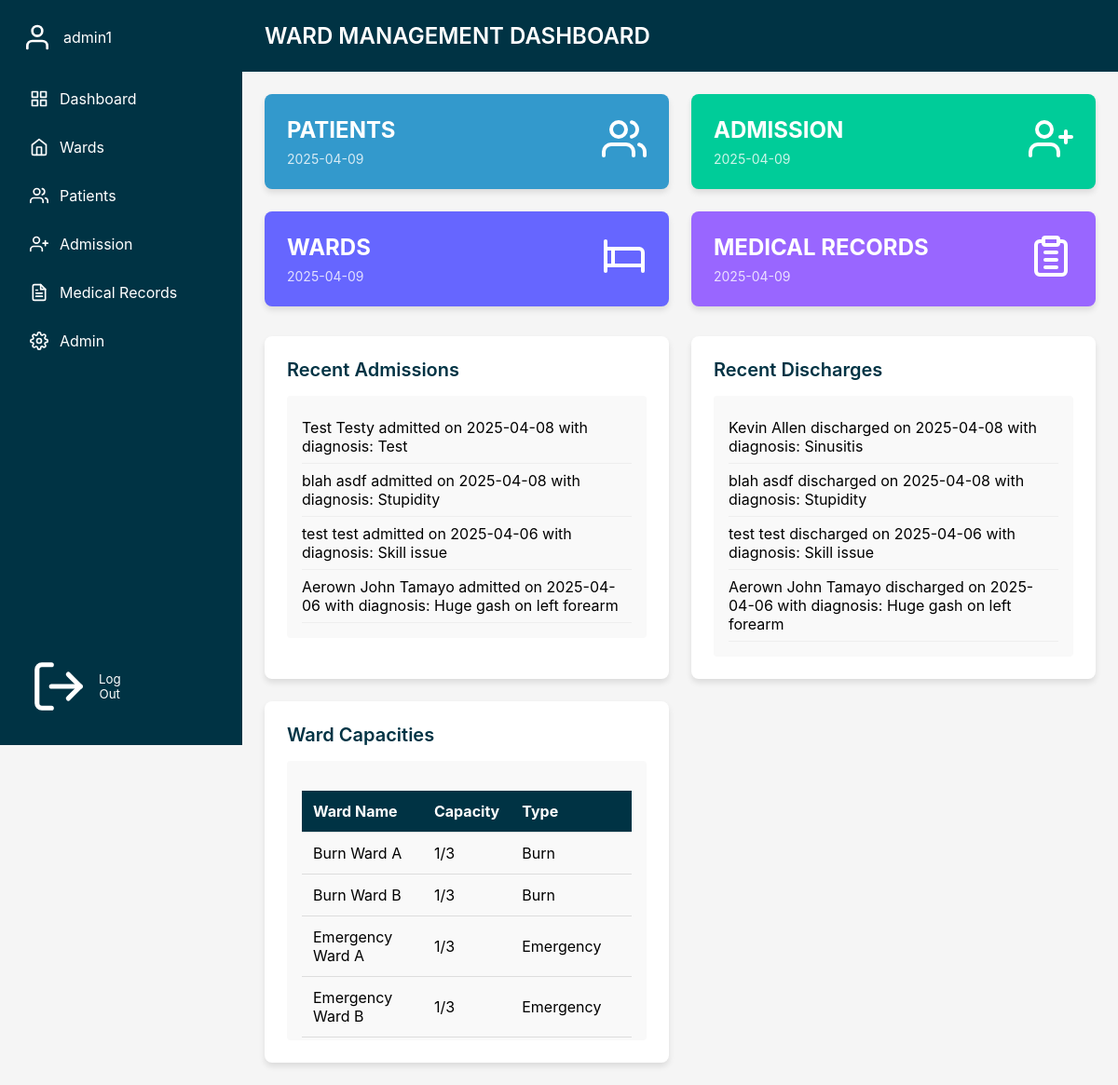
The app's page /dashboard (signed in) with its own data.
### models.py (models this page shows, shortened)
class User(db.Model, UserMixin):
    __tablename__ = "users"
    id = db.Column(db.Integer, primary_key=True, autoincrement=True)
    username = db.Column(db.Text, nullable=False, unique=True)
    password = db.Column(db.Text, nullable=False)
    role_id = db.Column(db.Integer, db.ForeignKey("roles.id"))

class Admission(db.Model):
    __tablename__ = "Admissions"
    AdmissionID = db.Column(db.Integer, primary_key=True, autoincrement=True)
    PatientID = db.Column(
        db.Integer, db.ForeignKey("Patients.PatientID"), nullable=False
    )
    BedID = db.Column(db.Integer, db.ForeignKey("Beds.BedID"), nullable=False)
    DoctorID = db.Column(
        db.Integer, db.ForeignKey("users.id")
    )  # Changed from doctor_id to DoctorID
    AdmissionDate = db.Column(db.Date, nullable=False)
    DischargeDate = db.Column(db.Date)
    Diagnosis = db.Column(db.Text)
    patient = db.relationship("Patient", backref="admissions")
    bed = db.relationship("Bed", backref="admissions")
    doctor = db.relationship(
        "User", backref="doctor_admissions", foreign_keys=[DoctorID]
    )  # Update foreign key reference

class Patient(db.Model):
    __tablename__ = "Patients"
    PatientID = db.Column(db.Integer, primary_key=True, autoincrement=True)
    FirstName = db.Column(db.Text, nullable=False)
    LastName = db.Column(db.Text, nullable=False)
    DateOfBirth = db.Column(db.Date, nullable=False)
    Gender = db.Column(db.Text)
    ContactNumber = db.Column(db.Integer)
    EmergencyContact = db.Column(db.Integer)
    Address = db.Column(db.Text)

class Ward(db.Model):
    __tablename__ = "Wards"
    WardID = db.Column(db.Integer, primary_key=True, autoincrement=True)
    WardName = db.Column(db.Text, nullable=False)
    WardCapacity = db.Column(db.Integer)
    WardType = db.Column(db.Text)

### main.py (the view)
@main_bp.route("/dashboard")
@login_required
def dashboard():
    try:
        seven_days_ago_dt = datetime.utcnow() - timedelta(days=7)
        recent_admissions = (
            Admission.query.options(joinedload(Admission.patient))
            .filter(Admission.AdmissionDate >= seven_days_ago_dt)
            .order_by(Admission.AdmissionDate.desc())
            .all()
        )
        recent_discharges = (
            Admission.query.options(joinedload(Admission.patient))
            .filter(
                Admission.DischargeDate.isnot(None),
                Admission.DischargeDate >= seven_days_ago_dt,
            )
            .order_by(Admission.DischargeDate.desc())
            .all()
        )
        wards = Ward.query.order_by(Ward.WardName.asc()).all()
        for ward in wards:
            total_beds = len(ward.beds)
            occupied_beds = sum(1 for bed in ward.beds if bed.BedStatus == "Occupied")
            ward.capacity_display = f"{occupied_beds}/{total_beds}"
        return render_template(
            "dashboard.html",
            user=current_user,
            recent_admissions=recent_admissions,
            recent_discharges=recent_discharges,
            wards=wards,
            current_date=datetime.now().strftime("%Y-%m-%d"),
        )
    except Exception as e:
        print(f"Error loading dashboard data: {e}")
        return (
            render_template(
                "error.html", error_message="Could not load dashboard data."
            ),
            500,
        )

### app.py (called while the page is built)
@login_manager.user_loader
def load_user(user_id):
    from models import User
    return User.query.filter_by(id=int(user_id)).first()

### main.py (called while the page is built)
@main_bp.context_processor
def inject_permissions():
    return dict(check_permission=check_permission)

### templates/dashboard.html (shortened to what this page needs)
<!DOCTYPE html>
<html lang="en">
<head>
</head>
<body>
    <div class="sidebar" id="sidebar">
        <div class="user-info">
            <img
                alt="User">
            <span>{{ user.username }}</span>
        </div>
        <nav class="nav-links">
            <a href="{{ url_for('main.dashboard') }}"
                class="nav-link {% if request.endpoint == 'main.dashboard' %}active{% endif %}">
                <img
                    alt="Dashboard">
                <span>Dashboard</span>
            </a>
            <a href="{{ url_for('main.wards') }}"
                class="nav-link {% if request.endpoint == 'main.wards' %}active{% endif %}">
                <img
                    alt="Wards">
                <span>Wards</span>
            </a>
            <a href="{{ url_for('main.patients') }}"
                class="nav-link {% if request.endpoint == 'main.patients' %}active{% endif %}">
                <img
                    alt="Patients">
                <span>Patients</span>
            </a>
            <a href="{{ url_for('main.admission') }}"
                class="nav-link {% if request.endpoint == 'main.admission' %}active{% endif %}">
                <img
                    alt="Admission">
                <span>Admission</span>
            </a>
            <a href="{{ url_for('main.medical_records') }}"
                class="nav-link {% if request.endpoint == 'main.medical_records' %}active{% endif %}">
                <img
                    alt="Medical Records">
                <span>Medical Records</span>
            </a>
            {% if user.role_id == 1 %}
            <a href="{{ url_for('main.admin_page') }}"
                class="nav-link {% if request.endpoint == 'main.admin_page' %}active{% endif %}">
                <img
                    alt="Admin">
                <span>Admin</span>
            </a>
            {% endif %}
        </nav>
        <form action="{{ url_for('auth.logout') }}" method="POST" style="display: inline;">
            <button type="submit" class="logout">
                <img
                    alt="Logout">
                <span>Log Out</span>
            </button>
        </form>
    </div>
    <div class="main-content" id="main-content">
        <header class="header">
            <h1>WARD MANAGEMENT DASHBOARD</h1>
        </header>
        <div class="dashboard-content">
            <div class="stats-grid">
                <div class="stat-card patients" onclick="location.href='{{ url_for('main.patients') }}'">
                    <div class="stat-card-content">
                        <div>
                            <h2>PATIENTS</h2>
                            <p>{{ current_date }}</p>
                        </div>
                        <img
                            alt="Patients">
                    </div>
                </div>
                <div class="stat-card admission" onclick="location.href='{{ url_for('main.admission') }}'">
                    <div class="stat-card-content">
                        <div>
                            <h2>ADMISSION</h2>
                            <p>{{ current_date }}</p>
                        </div>
                        <img
                            alt="Admission">
                    </div>
                </div>
                <div class="stat-card wards" onclick="location.href='{{ url_for('main.wards') }}'">
                    <div class="stat-card-content">
                        <div>
                            <h2>WARDS</h2>
                            <p>{{ current_date }}</p>
                        </div>
                        <img
                            alt="Beds">
                    </div>
                </div>
                <div class="stat-card records" onclick="location.href='{{ url_for('main.medical_records') }}'">
                    <div class="stat-card-content">
                        <div>
                            <h2>MEDICAL RECORDS</h2>
                            <p>{{ current_date }}</p>
                        </div>
                        <img
                            alt="Medical Records">
                    </div>
                </div>
            </div>
            <div class="bottom-grid">
                <div class="info-card">
                    <h2>Recent Admissions</h2>
                    <div class="info-content">
                        <ul>
                            {% for admission in recent_admissions %}
                            <li>
                                {{ admission.patient.FirstName }} {{ admission.patient.LastName }} admitted on {{
                                admission.AdmissionDate.strftime('%Y-%m-%d') }} with diagnosis: {{ admission.Diagnosis
                                }}
                            </li>
                            {% endfor %}
                        </ul>
                    </div>
                </div>
                <div class="info-card">
                    <h2>Recent Discharges</h2>
                    <div class="info-content">
                        <ul>
                            {% for discharge in recent_discharges %}
                            <li>
                                {{ discharge.patient.FirstName }} {{ discharge.patient.LastName }} discharged on {{
                                discharge.DischargeDate.strftime('%Y-%m-%d') }} with diagnosis: {{ discharge.Diagnosis
                                }}
                            </li>
                            {% endfor %}
                        </ul>
                    </div>
                </div>
                <div class="info-card">
                    <h2>Ward Capacities</h2>
                    <div class="info-content">
                        <table>
                            <thead>
                                <tr>
                                    <th>Ward Name</th>
                                    <th>Capacity</th>
                                    <th>Type</th>
                                </tr>
                            </thead>
                            <tbody>
                                {% for ward in wards %}
                                <tr>
                                    <td>{{ ward.WardName }}</td>
                                    <td>{{ ward.capacity_display }}</td>
                                    <td>{{ ward.WardType }}</td>
                                </tr>
                                {% endfor %}
                            </tbody>
                        </table>
                    </div>
                </div>
</body>
</html>

### templates/dashboard.html (style rules this page uses)
* { margin: 0; padding: 0; box-sizing: border-box; font-family: -apple-system, BlinkMacSystemFont, "Segoe UI", Roboto, "Helvetica Neue", Arial, sans-serif; }
body { display: flex; min-height: 100vh; background: #f5f5f5; }
.sidebar { width: 260px; background: #003344; color: white; padding: 24px; position: fixed; min-height: 100vh; z-index: 1000; transition: transform 0.3s ease; }
.user-info { display: flex; align-items: center; gap: 12px; margin-bottom: 32px; }
.user-info img { width: 32px; height: 32px; }
.nav-links { display: flex; flex-direction: column; gap: 16px; }
.nav-link { display: flex; align-items: center; gap: 12px; padding: 8px; text-decoration: none; color: white; border-radius: 4px; transition: background-color 0.2s; }
.nav-link img { width: 20px; height: 20px; }
.logout { position: absolute; bottom: 24px; left: 24px; display: flex; align-items: center; gap: 12px; padding: 8px; background: none; border: none; color: white; cursor: pointer; border-radius: 4px; transition: background-color 0.2s; }
.main-content { flex: 1; margin-left: 260px; transition: margin-left 0.3s ease; }
.header { background: #003344; color: white; padding: 24px; position: sticky; top: 0; z-index: 999; display: flex; justify-content: space-between; align-items: center; }
.header h1 { font-size: 24px; font-weight: 600; }
.dashboard-content { padding: 24px; }
.stats-grid { display: grid; grid-template-columns: repeat(3, 1fr); gap: 24px; margin-bottom: 32px; }
.stat-card { padding: 24px; border-radius: 8px; color: white; box-shadow: 0 4px 6px rgba(0, 0, 0, 0.1); cursor: pointer; transition: transform 0.2s; }
.stat-card-content { display: flex; justify-content: space-between; align-items: flex-start; }
.stat-card h2 { font-size: 24px; font-weight: bold; margin-bottom: 8px; }
.stat-card p { font-size: 14px; opacity: 0.8; }
.stat-card img { width: 48px; height: 48px; }
.patients { background: #3399cc; }
.admission { background: #00cc99; }
.wards { background: #6666ff; }
.records { background: #9966ff; }
.bottom-grid { display: grid; grid-template-columns: repeat(3, 1fr); gap: 24px; }
.info-card { background: white; padding: 24px; border-radius: 8px; box-shadow: 0 4px 6px rgba(0, 0, 0, 0.1); }
.info-card h2 { font-size: 20px; font-weight: 600; margin-bottom: 16px; color: #003344; }
.info-content { background: #f9f9f9; border-radius: 4px; padding: 16px; min-height: 200px; max-height: 300px; overflow-y: auto; }
.info-content ul { list-style-type: none; }
.info-content li { padding: 8px 0; border-bottom: 1px solid #eee; }
table { width: 100%; border-collapse: collapse; margin-top: 16px; }
th, td { padding: 12px; text-align: left; border-bottom: 1px solid #ddd; }
th { background-color: #003344; color: white; }
@media (max-width: 1200px) { .stats-grid { grid-template-columns: repeat(2, 1fr); } }
@media (max-width: 1200px) { .bottom-grid { grid-template-columns: repeat(2, 1fr); } }

### records on screen
User: username "admin1"
Admission: patient.FirstName "Test", patient.LastName "Testy", AdmissionDate "2025-04-08", Diagnosis "Test"
Admission: patient.FirstName "blah", patient.LastName "asdf", AdmissionDate "2025-04-08", Diagnosis "Stupidity", DischargeDate "2025-04-08"
Admission: patient.FirstName "test", patient.LastName "test", AdmissionDate "2025-04-06", Diagnosis "Skill issue", DischargeDate "2025-04-06"
Admission: patient.FirstName "Aerown John", patient.LastName "Tamayo", AdmissionDate "2025-04-06", Diagnosis "Huge gash on left forearm", DischargeDate "2025-04-06"
Admission: patient.FirstName "Kevin", patient.LastName "Allen", DischargeDate "2025-04-08", Diagnosis "Sinusitis"
Ward: WardName "Burn Ward A", capacity_display "1/3", WardType "Burn"
Ward: WardName "Burn Ward B", capacity_display "1/3", WardType "Burn"
Ward: WardName "Emergency Ward A", capacity_display "1/3", WardType "Emergency"
Ward: WardName "Emergency Ward B", capacity_display "1/3", WardType "Emergency"
